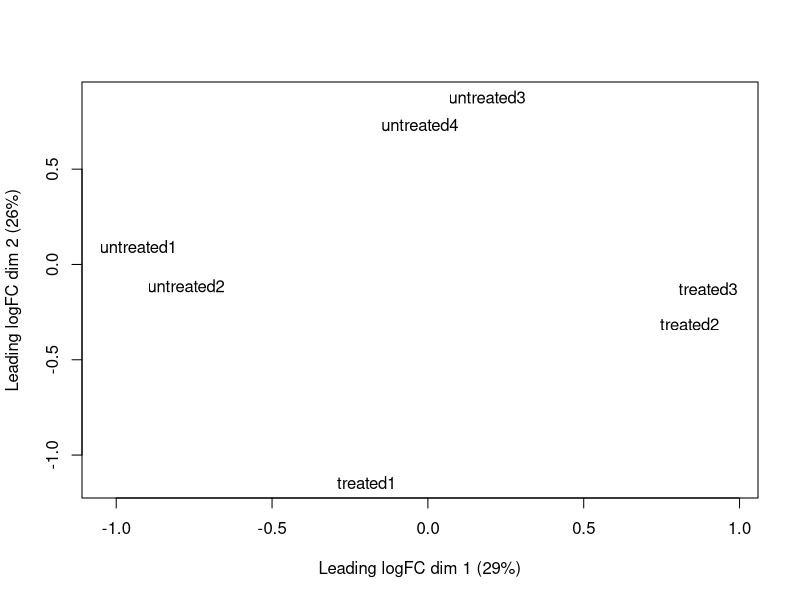

Reproduce this figure in R. (Note: this script raises an error after producing the figure.)
# The BioFig package contains a collection of R functions used by biologists with some programming knowledge. 
# The package is applicable to visualize the high dimension data to understand biological questions.

plot_2DPCA<-function(expression,group,colors=NULL,shape=NULL,
                     samplenames,title="",LegendName_Color="group",
                     LegendName_Shape="shape",LegendName="group",
                     ggrepelLab=TRUE,size_gglab=5,size_title=14,
                     point.size=4,scl=T,ntop=NULL,transform=NULL,MahalanobisEllips=F){
  
  #Add option to use only the top n genes that explain most of the variance
  
  
  #Add option transform data (could be packed in another function)
  if(!is.null(transform) && transform=="vst"){
    expression<-vst(expression,fitType = "local")
    scl<-F
  }
  
  #If the class of the object is dds
  ## edger approach
  if(class(expression)=="DESeqDataSet"){
    group<-colData(expression)[,group]
    samplenames<-colData(expression)[,samplenames]
    expression<-assay(expression)
  }
  
  #If the class of the object is DGEList
  if(class(expression)=="DGEList"){
    edgR_list_object<- edgeR::plotMDS.DGEList(expression)
    
    ## Then extract MDS matrix from edgR_list_object 
    ## Save the extracted MDS matrix as ed_list
    ed_list = as.data.frame(edgR_list_object$cmdscale.out) %>% dplyr::rename(DM1 = V1, DM2 = V2)
    
    ## Then pass the the data to ggplot2 to get the plot 
    pplot <- ggplot2::ggplot(ed_list, ggplot2::aes(x=DM1,y=DM2))+
      ggplot2::geom_point(size=3) + 
      ggplot2::theme(axis.title=element_text(size = 12,face="bold", colour = "black"),
                     axis.text = element_text(size = 12),
                     axis.ticks = element_line(colour='black'),
                     plot.title = element_text(hjust = 0.5,size=12,face="bold"),
                     legend.position = "bottom",
                     legend.title = element_text(color = "Black", size = 12, face = "bold"),
                     legend.text=element_text(color = "Black", size = 12, face = "bold"),
                     panel.background = element_blank(),
                     panel.grid.major =  element_line(colour = "grey90", size = 0.2),
                     panel.grid.minor =  element_line(colour = "grey98", size = 0.5),
                     panel.border = element_rect(color='black',fill=NA)) +
      ggplot2::guides(colour=guide_legend(title="Group")) +
      ggplot2::scale_fill_manual(values =  c("darkorange","darkmagenta"))+
      ggplot2::labs(x = "Leading LogFC dim 1",
                    y = "Leading LogFC dim 2", title = "MDS plot") +
      ggrepel::geom_text_repel(data = ed_list,aes(label = rownames(ed_list)))
    return(pplot)
    
    ## if same one want to plot PCA from edgeR object
    ## Then, extract the grouping information and the count data as follows 
     } else {
     group <- expression$samples$group %>% as.data.frame()   
     names(group) = "group"
     expression = expression$counts
  }
  
  ## Then, it follows the code below for normalization and visualization.
  
  df_pca<-prcomp(t(expression),scale=scl)
  df_out <- as.data.frame(df_pca$x)
  df_out$group<-group
  df_out$sample_name<-samplenames
  
  percentage <- round(df_pca$sdev^2 / sum(df_pca$sdev^2)*100,2)
  percentage <- paste0(colnames(df_out)[grep("^PC",colnames(df_out))], " (", paste0(as.character(percentage), "% variance", ")") )
  print(percentage)
  
  if(is.null(shape)){
    p<-ggplot(df_out,aes(x=PC1,y=PC2,color=group))
    if(!is.null(colors)){p<-p+scale_color_manual(values=colors,name=LegendName)}
  }else{
    p<-ggplot(df_out,aes(x=PC1,y=PC2,color=group,shape=shape))
    if(!is.null(colors)){p<-p+scale_color_manual(values=colors,name=LegendName)}
  }
  
  p<-p+geom_point(size=point.size)+ xlab(percentage[1]) + ylab(percentage[2])+
    #geom_text(label=row.names(df_out_raw),show.legend = FALSE,hjust=0,vjust=0.2)
    theme(plot.title = element_text(size = size_title, face = "bold",hjust = 0.5),
          legend.title=element_text(size=14), legend.text=element_text(size=12,),
          axis.title.x = element_text(size = 14),axis.title.y = element_text(size = 14),
          panel.background = element_blank(),
          panel.grid.major =  element_line(colour = "grey90", size = 0.2),
          panel.grid.minor =  element_line(colour = "grey98", size = 0.5),
          panel.border = element_rect(color='black',fill=NA))
  if(ggrepelLab){
    p<-p + geom_text_repel(aes(label=sample_name),show.legend = FALSE,
                           size=size_gglab,
                           force = 2,max.overlaps = Inf) +
      labs(shape=LegendName_Shape, col=LegendName_Color)+
      ggtitle(title)
  }
  
  if(MahalanobisEllips){
    p<-p+stat_ellipse()
  }
  return(p)
}


## Test Functions
## PC plot 
library(dplyr)
library(ggplot2)
expression <- read.csv("cts.csv", row.names = 1)
Sampledata <- read.csv("Sample.csv", row.names = 1) %>% dplyr::select(-2)
expression <- edgeR::DGEList(counts = expression, group = t(Sampledata))

debug(plot_2DPCA)
plot_2DPCA(expression)
